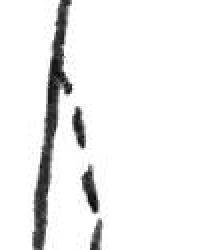
#> input picture arrow_cnn/arrow_templates/non_arrow/Untitled 15.png, 112 x 125 px (shown 2 times larger); its folder holds only this picture in this run
$ python image_rotation.py
#> lines starting #> are read from the running program, lines starting #| are printed output that depends on the picture
import cv2
import os
import numpy as np

def rotate_image(image, angle):
    """
    Rotate the image by the specified angle while ensuring the entire image fits within the new canvas.

    Parameters:
    image (numpy.ndarray): The input image to be rotated.
    angle (float): The angle to rotate the image.

    Returns:
    numpy.ndarray: The rotated image with adjusted canvas size to avoid clipping.
    """
    height, width = image.shape[:2]
    image_center = (width // 2, height // 2)

    # Calculate the rotation matrix
    rotation_matrix = cv2.getRotationMatrix2D(image_center, angle, 1.0)
    abs_cos = abs(rotation_matrix[0, 0])
    abs_sin = abs(rotation_matrix[0, 1])

    # Compute the new bounding dimensions of the image after rotation
    new_width = int(height * abs_sin + width * abs_cos)
    new_height = int(height * abs_cos + width * abs_sin)

    # Adjust the rotation matrix to account for the new image size
    rotation_matrix[0, 2] += (new_width / 2) - image_center[0]
    rotation_matrix[1, 2] += (new_height / 2) - image_center[1]

    # Perform the rotation with a white border to handle empty areas
    rotated_image = cv2.warpAffine(
        image, rotation_matrix, (new_width, new_height),
        flags=cv2.INTER_LINEAR, borderMode=cv2.BORDER_CONSTANT, borderValue=(255, 255, 255)
    )
    return rotated_image

def save_rotated_images(input_image_path, output_dir, base_filename):
    """
    Rotate the input image by 1 degree increments and save each rotated image.

    Parameters:
    input_image_path (str): Path to the input image.
    output_dir (str): Directory to save the rotated images.
    base_filename (str): Base filename for the output images.
    """
#> called with output_dir = 'arrow_templates/non_arrow_rotated', base_filename = 'Untitled 15'
    # Load the input image
    image = cv2.imread(input_image_path)
#> image is the input picture: shape (125, 112, 3); min 1, max 255, mean 240

    # Rotate the image from 1 to 360 degrees and save each one
    for angle in range(0, 360):
        rotated_image = rotate_image(image, angle)
        output_filename = f"{base_filename}_rotated_{angle}deg.png"
        output_path = os.path.join(output_dir, output_filename)
        cv2.imwrite(output_path, rotated_image)
#> this loop made 360 passes
#> pass 2, in rotate_image (call 2), `rotated_image = cv2.warpAffine( image, rotation_matrix, (new_width, ne..`:
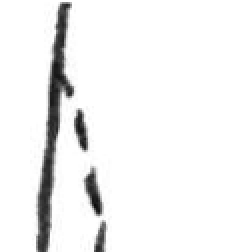
#> rotated_image: shape (126, 114, 3) (shown 2 times larger); min 10, max 255, mean 240.5
#> pass 3, in rotate_image (call 3), `rotated_image = cv2.warpAffine( image, rotation_matrix, (new_width, ne..`:
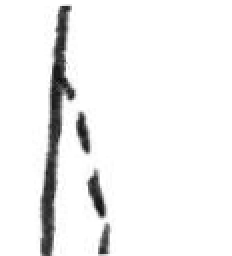
#> rotated_image: shape (128, 116, 3) (shown 2 times larger); min 10, max 255, mean 240.9

def process_multiple_images(input_dir, output_dir):
    """
    Process all images in the input directory, rotating each one by 1 degree increments and saving the results.

    Parameters:
    input_dir (str): Directory containing input images.
    output_dir (str): Directory to save the rotated images.
    """
    # Ensure the output directory exists
    os.makedirs(output_dir, exist_ok=True)

    # Supported image file extensions
    supported_extensions = ['.jpg', '.jpeg', '.png', '.bmp', '.tiff', '.tif']

    # Iterate through each image in the input directory
    for filename in os.listdir(input_dir):
        if any(filename.lower().endswith(ext) for ext in supported_extensions):
            input_image_path = os.path.join(input_dir, filename)
            base_filename = os.path.splitext(filename)[0]  # Get the base filename without extension
            save_rotated_images(input_image_path, output_dir, base_filename)

    print("Rotation and saving of all images completed.")

if __name__ == "__main__":
    # Set your input directory path and output directory here
    INPUT_DIR = 'arrow_templates/non_arrow'  # Example: 'images/original'
    OUTPUT_DIR = 'arrow_templates/non_arrow_rotated'  # Example: 'images/rotated'

    # Run the function to process and rotate all images in the input directory
    process_multiple_images(INPUT_DIR, OUTPUT_DIR)

$ run again, on arrow_cnn/arrow_templates/non_arrow/Untitled 46.png
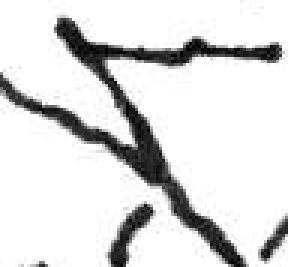
#> input picture arrow_cnn/arrow_templates/non_arrow/Untitled 46.png, 96 x 89 px (shown 3 times larger)
#> in save_rotated_images, image is the input picture: shape (89, 96, 3); min 0, max 255, mean 220.2
#> the loop in save_rotated_images, `for angle in range(0, 360):` made 360 passes
#> pass 1, in rotate_image, `rotated_image = cv2.warpAffine( image, rotation_matrix, (new_width, ne..`:
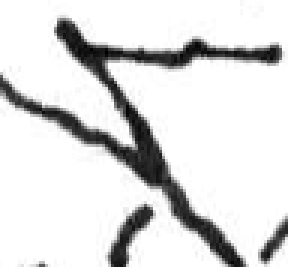
#> rotated_image: shape (89, 96, 3) (shown 3 times larger); min 0, max 255, mean 220.4
#> pass 3, in rotate_image (call 3), `rotated_image = cv2.warpAffine( image, rotation_matrix, (new_width, ne..`:
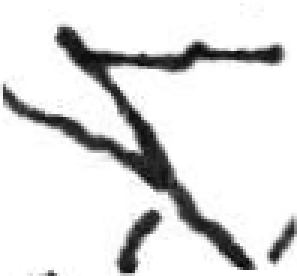
#> rotated_image: shape (92, 99, 3) (shown 3 times larger); min 3, max 255, mean 222.3

$ run again, on arrow_cnn/arrow_templates/non_arrow/Untitled 49.png
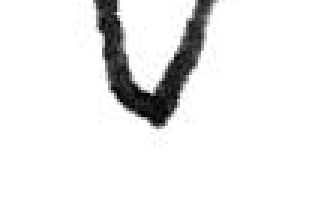
#> input picture arrow_cnn/arrow_templates/non_arrow/Untitled 49.png, 104 x 69 px (shown 3 times larger)
#> in save_rotated_images, image is the input picture: shape (69, 104, 3); min 0, max 255, mean 235.9
#> the loop in save_rotated_images, `for angle in range(0, 360):` made 360 passes
#> pass 1, in rotate_image, `rotated_image = cv2.warpAffine( image, rotation_matrix, (new_width, ne..`:
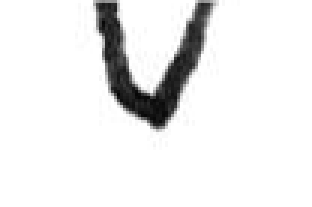
#> rotated_image: shape (69, 104, 3) (shown 3 times larger); min 3, max 255, mean 235.9
#> pass 3, in rotate_image (call 3), `rotated_image = cv2.warpAffine( image, rotation_matrix, (new_width, ne..`:
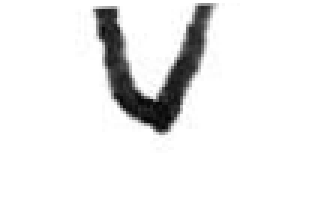
#> rotated_image: shape (72, 106, 3) (shown 3 times larger); min 5, max 255, mean 237

$ run again, on arrow_cnn/arrow_templates/non_arrow/Untitled 52.png
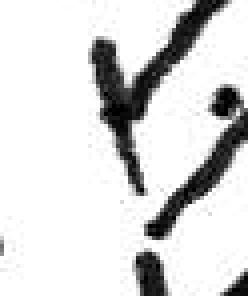
#> input picture arrow_cnn/arrow_templates/non_arrow/Untitled 52.png, 62 x 74 px (shown 4 times larger)
#> in save_rotated_images, image is the input picture: shape (74, 62, 3); min 0, max 255, mean 217.3
#> the loop in save_rotated_images, `for angle in range(0, 360):` made 360 passes
#> pass 2, in rotate_image (call 2), `rotated_image = cv2.warpAffine( image, rotation_matrix, (new_width, ne..`:
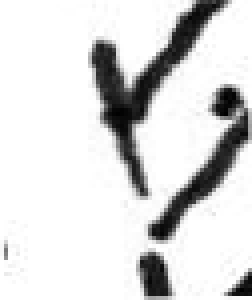
#> rotated_image: shape (75, 63, 3) (shown 4 times larger); min 0, max 255, mean 218.4
#> pass 3, in rotate_image (call 3), `rotated_image = cv2.warpAffine( image, rotation_matrix, (new_width, ne..`:
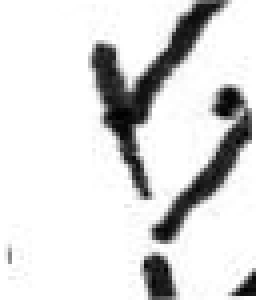
#> rotated_image: shape (76, 64, 3) (shown 4 times larger); min 0, max 255, mean 219.4

$ run again, on arrow_cnn/arrow_templates/non_arrow/Untitled 22.png
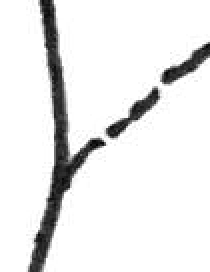
#> input picture arrow_cnn/arrow_templates/non_arrow/Untitled 22.png, 105 x 136 px (shown 2 times larger)
#> in save_rotated_images, image is the input picture: shape (136, 105, 3); min 0, max 255, mean 233.1
#> the loop in save_rotated_images, `for angle in range(0, 360):` made 360 passes
#> pass 1, in rotate_image, `rotated_image = cv2.warpAffine( image, rotation_matrix, (new_width, ne..`:
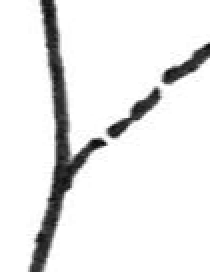
#> rotated_image: shape (136, 105, 3) (shown 2 times larger); min 8, max 255, mean 233.3
#> pass 3, in rotate_image (call 3), `rotated_image = cv2.warpAffine( image, rotation_matrix, (new_width, ne..`:
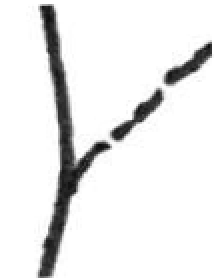
#> rotated_image: shape (139, 109, 3) (shown 2 times larger); min 9, max 255, mean 234.4
